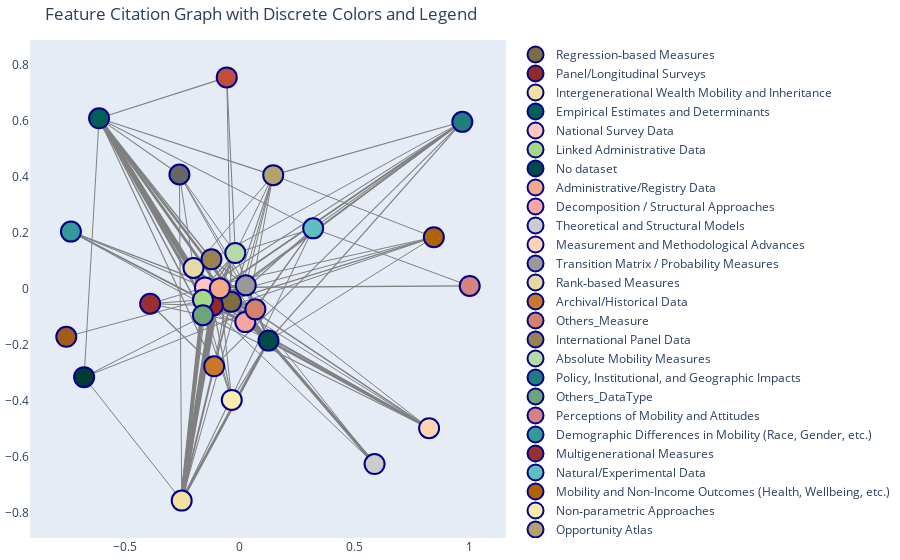

Notebook code cell kept with this figure:
### Markdown cell above
* After adding the year nodes, it looks more concentrated.

### Code cell
import pandas as pd
import plotly.graph_objects as go
import networkx as nx
import math

# Load your CSV
df_feature_edges = pd.read_csv(f'{path}/results/weights_properties_only_noTypeYear.csv')

# Build the graph
G = nx.DiGraph()
for _, row in df_feature_edges.iterrows():
    G.add_edge(row['from_val'], row['to_val'], weight=row['weight'])

# Layout
pos = nx.spring_layout(G, seed=42, k=5 / math.sqrt(G.order()))

# Edge thickness based on weight
edge_weights = [G[u][v]['weight'] for u, v in G.edges()]
min_w, max_w = min(edge_weights), max(edge_weights)

def scale_weight(w, min_w, max_w, min_thick=1, max_thick=8):
    if max_w == min_w:
        return (min_thick + max_thick) / 2
    return min_thick + (w - min_w) / (max_w - min_w) * (max_thick - min_thick)

scaled_widths = [scale_weight(w, min_w, max_w) for w in edge_weights]

edge_traces = []
for (u, v), width in zip(G.edges(), scaled_widths):
    edge_traces.append(go.Scatter(
        x=[pos[u][0], pos[v][0], None],
        y=[pos[u][1], pos[v][1], None],
        mode='lines',
        line=dict(width=width, color='gray'),
        showlegend=False,
        hoverinfo='text',
        text=[f'{u} → {v}<br>Weight: {G[u][v]["weight"]}']
    ))

# Discrete color palette (31 colors)
# discrete_colors_31 = [
#     , "#F4A988", "#CB7729", "#C04E3F", "#F7A7A1",
#     "#339999", "#005F56", "#F4E1A1", "#998250", "#A6D785", "#FFD4B2",
#     "#B36200", "#9B2F2F", "#FEC5C1", "#5FBFC0", "#004B47", "#F9EAB0",
#     "#B3A369", "#6DA47B", "#D4816E", "#A35C18", "#932A25", "#D7827F",
#     "#227C7C", "#003B36", "#E6D9A3", "#7E6E3F", "#CCCCCC", "#999999",
#     "#666666", "#333333"
# ]

# Map node labels to color
node_labels = list(G.nodes())
x_pos = [pos[node][0] for node in node_labels]
y_pos = [pos[node][1] for node in node_labels]
node_to_color = {label: i for i, label in enumerate(sorted(node_labels))}
node_colors = [discrete_colors_31[node_to_color[label] % len(discrete_colors_31)] for label in node_labels]

# Create individual node traces with legends
node_traces = []
for i, label in enumerate(node_labels):
    node_traces.append(go.Scatter(
        x=[x_pos[i]],
        y=[y_pos[i]],
        mode='markers',
        name=label,
        marker=dict(
            size=20,
            color=node_colors[i],
            line=dict(width=2, color='darkblue')
        ),
        hoverinfo='text',
        text=[label],
        showlegend=True
    ))

# Final plot
fig = go.Figure(data=edge_traces + node_traces, layout=go.Layout(
    title='Feature Citation Graph with Discrete Colors and Legend',
    showlegend=True,
    hovermode='closest',
    margin=dict(b=20, l=5, r=5, t=40),
    xaxis=dict(showgrid=False, zeroline=False),
    yaxis=dict(showgrid=False, zeroline=False)
))

fig.show()
